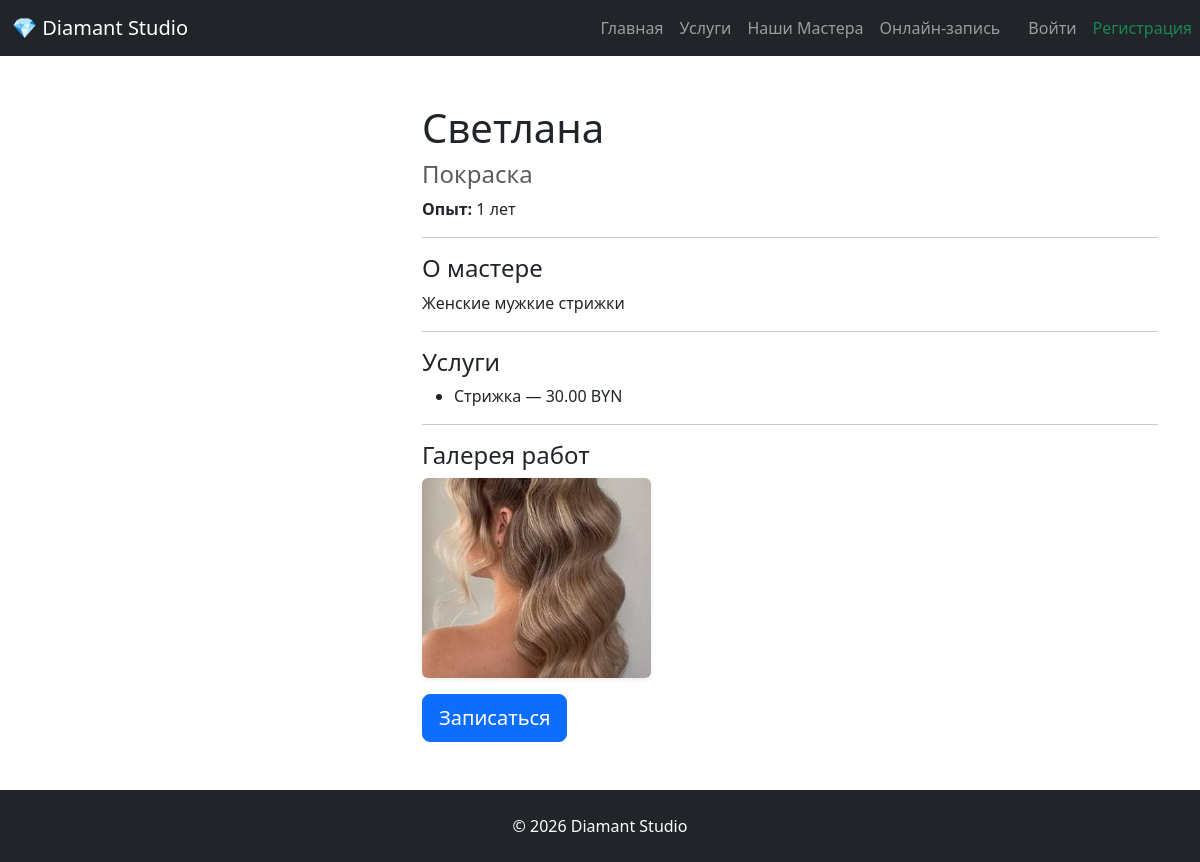
The app's page /masters/2/ with its own data.
### masters/models.py (models this page shows, shortened)
class Master(models.Model):
    class Meta:
        verbose_name = "Мастер"
        verbose_name_plural = "Мастера"
        ordering = ["name"]
    name = models.CharField(max_length=50)
    specialization = models.CharField(max_length=200)
    about = models.TextField()
    photo = models.ImageField(blank=True, null=True)
    is_active = models.BooleanField(default=True)
    services = models.ManyToManyField(
        "services.Service",
        related_name="masters",
        verbose_name="Услуги",
        blank=True,
    )
    work_start = models.TimeField(default="08:00")
    work_end = models.TimeField(default="20:00")
    experience = models.PositiveIntegerField(
        default=1,
        verbose_name="Опыт работы  (лет)"
    )

class MasterPortFolioImage(models.Model):
    class Meta:
        verbose_name = "Фотография работы"
        verbose_name_plural = "Галерея работ"
    master = models.ForeignKey(
        Master,
        on_delete=models.CASCADE,
        related_name="portfolio_images",
        verbose_name="Мастер"
    )
    image = models.ImageField(
        upload_to="masters/portfolio/",
        verbose_name="Фото работы"
    )
    uploaded_at = models.DateTimeField(
        auto_now_add=True,
        verbose_name="Дата загрузки"
    )

### services/models.py (models this page shows, shortened)
class Service(models.Model):
    class Meta:
        verbose_name = "Услуга"
        verbose_name_plural = "Услуги"
        ordering = ["name"]
    name = models.CharField(max_length=150)
    price = models.DecimalField(
        max_digits=10,
        decimal_places=2,
        validators=[MinValueValidator(Decimal('0.00'))]
        )
    duration = models.PositiveIntegerField()

### masters/views.py (the view)
def master_detail(request, pk):
    master = get_object_or_404(
        Master.objects.prefetch_related("services"),
        pk=pk,
        is_active=True,
    )
    return render(
        request,
            "masters/master_detail.html",
        {
            "master": master,
        },
)

### templates/masters/master_detail.html (shortened to what this page needs)
{% extends "base.html" %}
{% block content %}
<div class="row">
    <div class="col-md-4">
    </div>
    <div class="col-md-8">
        <h1>
            {{ master.name }}
        </h1>
        <h4 class="text-muted">
            {{ master.specialization }}
        </h4>
        <p>
            <strong>Опыт:</strong>
            {{ master.experience }} лет
        </p>
        <hr>
        <h4>
            О мастере
        </h4>
        <p>
            {{ master.about }}
        </p>
        <hr>
        <h4>
            Услуги
        </h4>
        <ul>
            {% for service in master.services.all %}
            <li>
                {{ service.name }}
                —
                {{ service.price }} BYN
            </li>
            {% endfor %}
        </ul>
        <hr>
<h4>Галерея работ</h4>
<div class="row">
    {% for item in master.portfolio_images.all %}
        <div class="col-md-4 mb-3">
            <a data-fslightbox="gallery" href="{{ item.image.url }}">
                <img
                    src="{{ item.image.url }}"
                    class="img-fluid rounded shadow-sm w-100"
                    style="height: 200px; object-fit: cover; cursor: pointer; transition: transform 0.2s;"
                    onmouseover="this.style.transform='scale(1.02)'"
                    onmouseout="this.style.transform='scale(1)'"
                    alt="Работа мастера {{ master.name }}">
            </a>
        </div>
    {% empty %}
        <p class="text-muted">У этого мастера пока нет загруженных работ.</p>
    {% endfor %}
</div>
       <a
            href="{% url 'appointment_create' %}?master={{ master.id }}"
            class="btn btn-primary btn-lg">
             Записаться
</a>
    </div>
</div>
{% endblock %}

### records on screen
Master: name "Светлана", specialization "Покраска", experience "1", about "Женские мужкие стрижки"
Service: name "Стрижка", price "30.00"
MasterPortFolioImage: image (picture)
